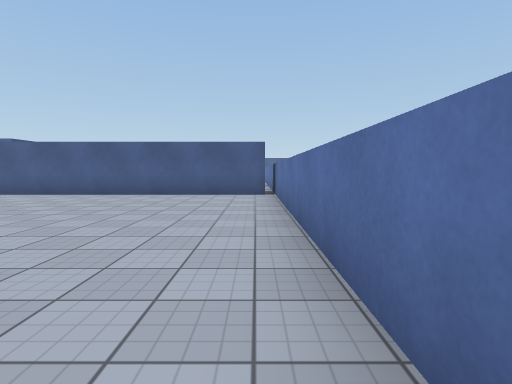
view 1 (above)

24 first-person views from a walk through a 3-D level made in the Unity game engine. The camera is 1.3 m above the floor, tilts 4° down and sees 80° across. The floor is counted in squares, 2 m on a side. Each view is taken from the middle of a square. On the plan, view 1 faces up. The plan holds only what a view shows up to about 10 squares ahead; the rest is blank. The place goes on beyond the plan. The player character is not drawn. Surface patterns are stand-ins for the level's own textures.

view 2
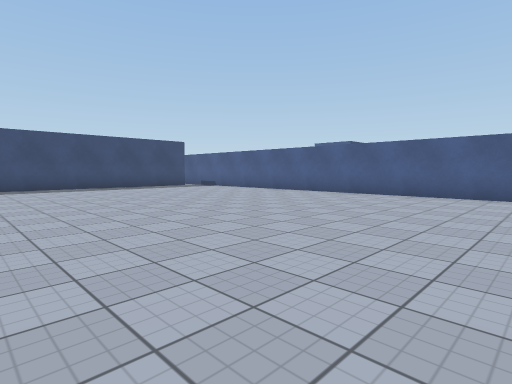

view 3
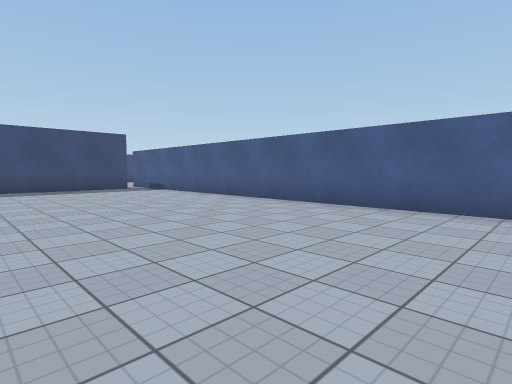

view 4
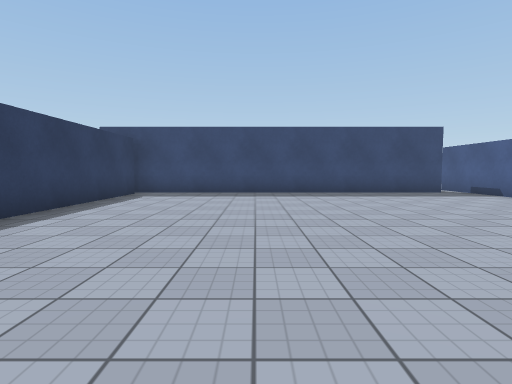

view 5
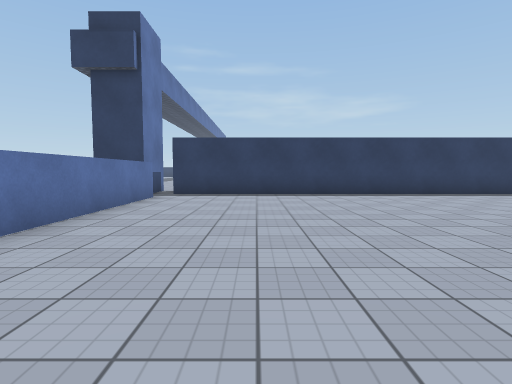

view 6
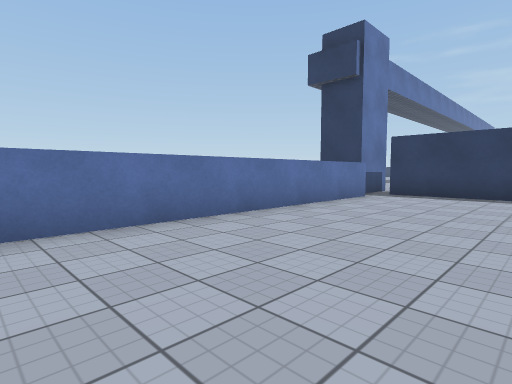

view 7
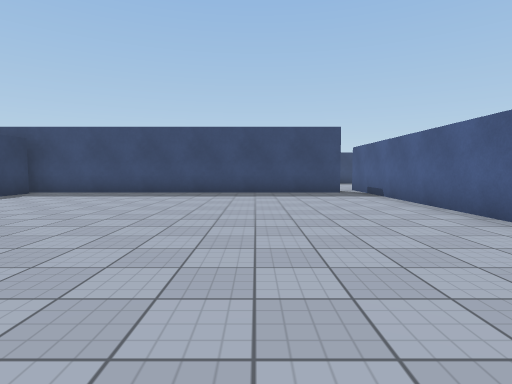

view 8
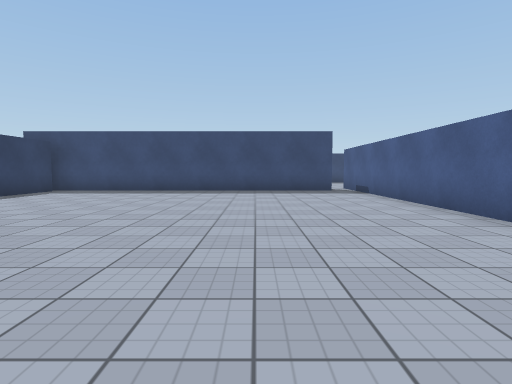

view 9
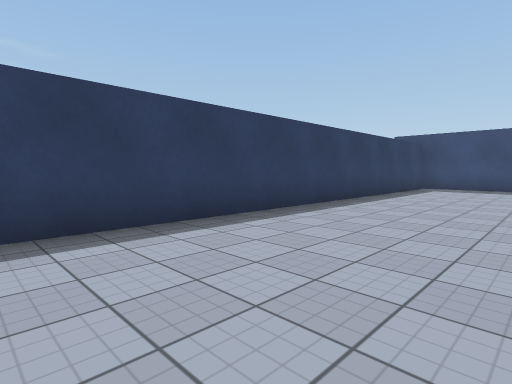

view 10
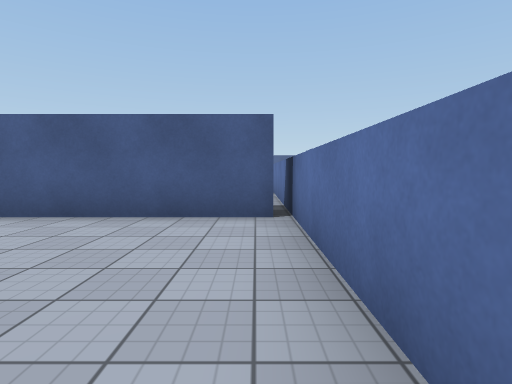

view 11
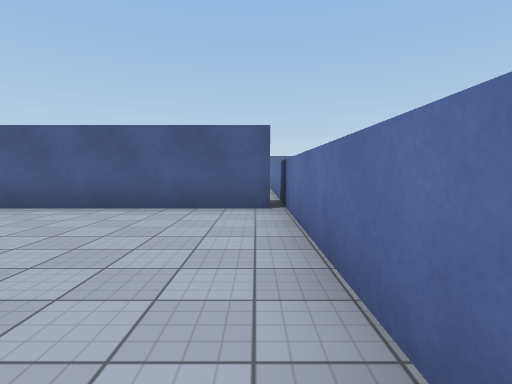

view 12
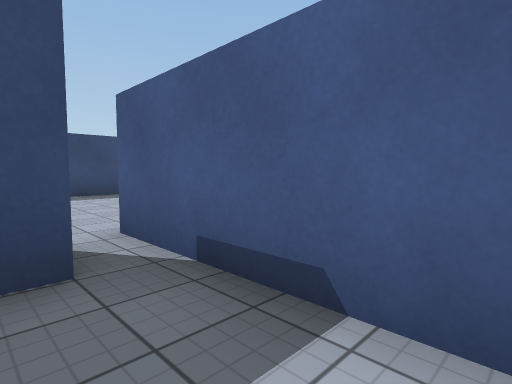

view 13
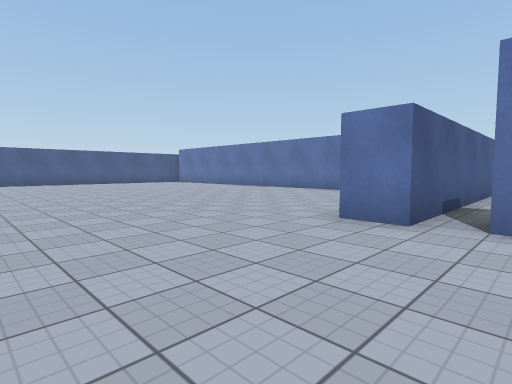

view 14
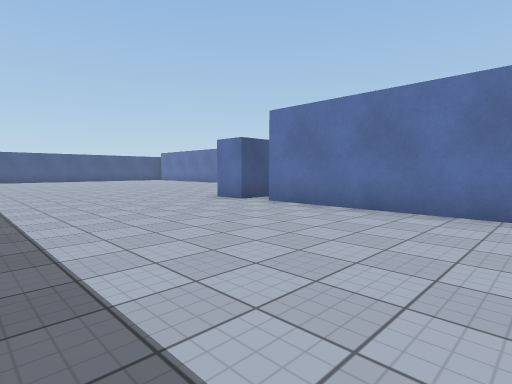

view 15
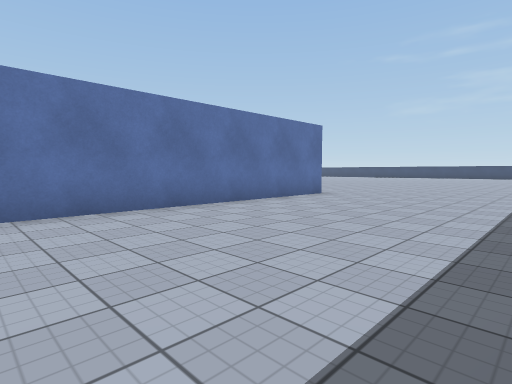

view 16
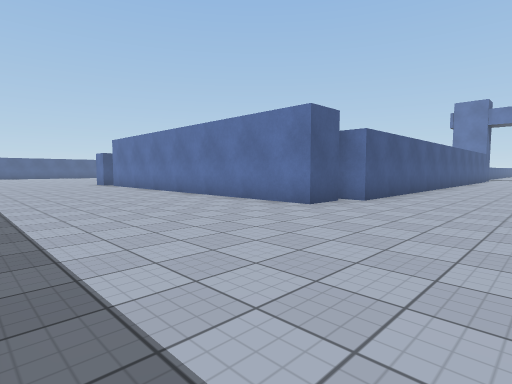

view 17
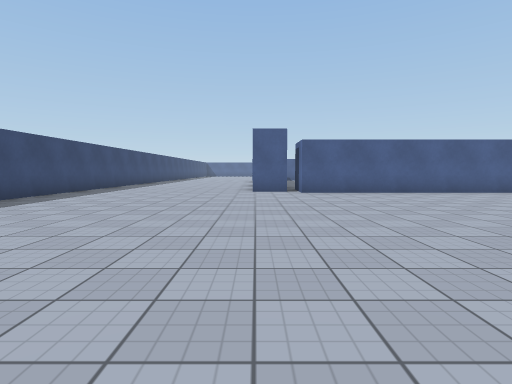

view 18
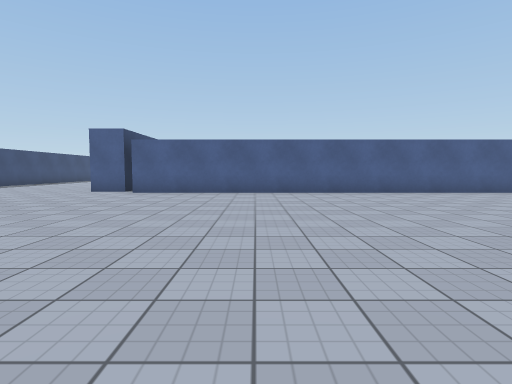

view 19
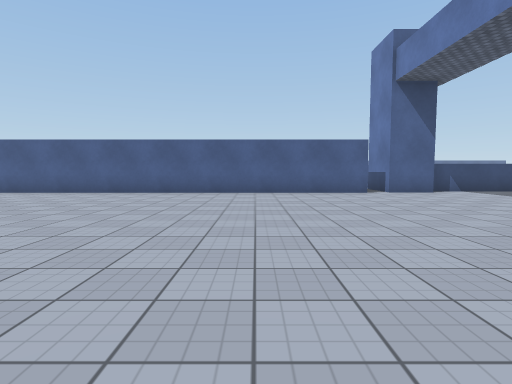

view 20
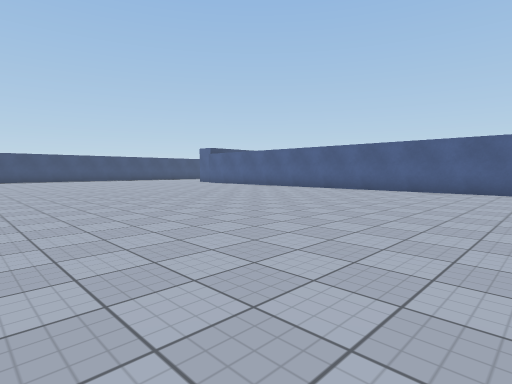

view 21
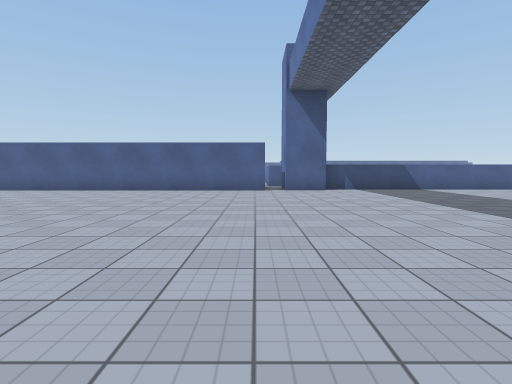

view 22
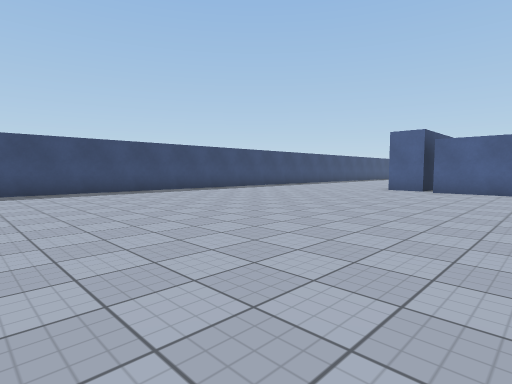

view 23
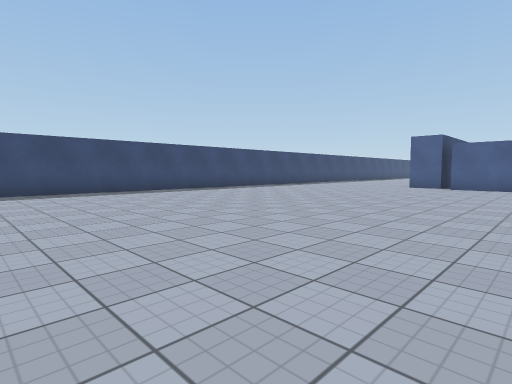

view 24
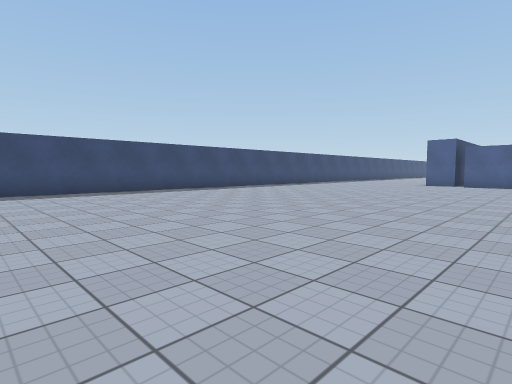

### Floor plan
Points are (right, up) in squares from view 1. A wall is a line through its corners. A room is listed if a view was taken in it or the views show most of it. See-through windows are left out.
Room 1 (views 1, 2, 3, 4, 5, 6, 7, 8, 9, 10, 11, 12)
walls: (0.2, 8.2) (-16.1, 8.2); (0.5, -0.5) (0.5, 9.8); (-15, 7.6) (-15, -2.6); (-14.8, -1.4) (0.4, -1.4)
ways out: opening at (-15.5, 8) to room 2; gap at (0, 9)
Room 2 (views 13, 14, 15, 16, 17, 18, 19, 20, 21, 22, 23, 24)
walls: (-15, -2.6) (-16.1, -2.6) (-16.1, 7.5); (-21.6, -8.4) (-21.6, -16.2); (-21.6, -1.9) (-21.6, -5.4); (0.4, -3) (-14.6, -3) (-14.6, -2.1); (2.4, -3) (1, -3) (1, -1.4); (-16.1, 8.2) (-16.1, 9.2); (-21.6, 10.4) (-21.6, 9)
ways out: opening at (-15.5, 8) to room 1

Positions as (right, up) in squares from view 1, and headings:
1: (0, 0), facing up
2: (-3, 0), facing up-left
3: (-4, 3), facing up-left
4: (-6, 2), facing left
5: (-2, 7), facing down
6: (-3, 7), facing down-right
7: (-6, 5), facing left
8: (-5, 5), facing left
9: (-3, 2), facing down-left
10: (0, 4), facing up
11: (0, 3), facing up
12: (-13, 7), facing up-left
13: (-20, 7), facing up-right
14: (-21, 3), facing up-right
15: (-21, 5), facing down-right
16: (-21, -6), facing up-right
17: (-16, -12), facing up
18: (-11, -12), facing up
19: (-3, -12), facing up
20: (-1, -13), facing up-left
21: (0, -13), facing up
22: (-12, -13), facing up-left
23: (-12, -15), facing up-left
24: (-12, -17), facing up-left
